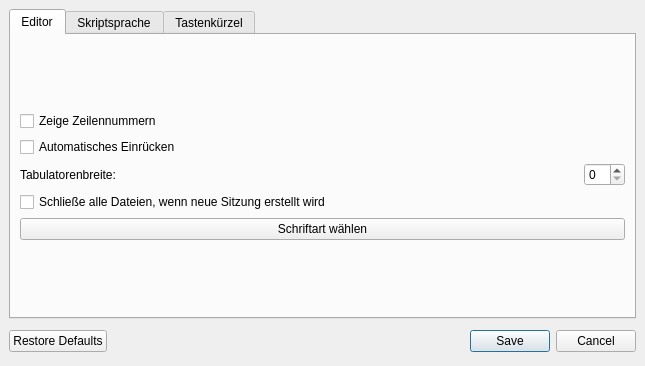
<?xml version="1.0" encoding="UTF-8"?>
<ui version="4.0">
 <author>Tamino Dauth</author>
 <class>EditorSettingsDialog</class>
 <widget class="QDialog" name="EditorSettingsDialog">
  <property name="geometry">
   <rect>
    <x>0</x>
    <y>0</y>
    <width>645</width>
    <height>366</height>
   </rect>
  </property>
  <property name="windowTitle">
   <string>Editor-Einstellungen</string>
  </property>
  <property name="windowIcon">
   <iconset resource="../vjasside.qrc">
    <normaloff>:/images/vjasside.png</normaloff>:/images/vjasside.png</iconset>
  </property>
  <property name="sizeGripEnabled">
   <bool>false</bool>
  </property>
  <property name="modal">
   <bool>true</bool>
  </property>
  <widget class="QTabWidget" name="tabWidget">
   <property name="geometry">
    <rect>
     <x>9</x>
     <y>9</y>
     <width>627</width>
     <height>310</height>
    </rect>
   </property>
   <property name="currentIndex">
    <number>0</number>
   </property>
   <widget class="QWidget" name="editor">
    <attribute name="title">
     <string>Editor</string>
    </attribute>
    <layout class="QGridLayout">
     <item row="0" column="0">
      <layout class="QVBoxLayout">
       <item>
        <widget class="QCheckBox" name="showLineNumbersCheckBox">
         <property name="text">
          <string>Zeige Zeilennummern</string>
         </property>
        </widget>
       </item>
       <item>
        <widget class="QCheckBox" name="automaticIndentionCheckBox">
         <property name="text">
          <string>Automatisches Einrücken</string>
         </property>
        </widget>
       </item>
       <item>
        <layout class="QHBoxLayout">
         <item>
          <widget class="QLabel" name="tabStopWidthLabel">
           <property name="text">
            <string>Tabulatorenbreite:</string>
           </property>
          </widget>
         </item>
         <item>
          <spacer>
           <property name="orientation">
            <enum>Qt::Horizontal</enum>
           </property>
           <property name="sizeHint" stdset="0">
            <size>
             <width>40</width>
             <height>20</height>
            </size>
           </property>
          </spacer>
         </item>
         <item>
          <widget class="QSpinBox" name="tabStopWidthSpinBox"/>
         </item>
        </layout>
       </item>
       <item>
        <widget class="QCheckBox" name="closeFilesWhenCreatingANewSessionCheckBox">
         <property name="text">
          <string>Schließe alle Dateien, wenn neue Sitzung erstellt wird</string>
         </property>
        </widget>
       </item>
       <item>
        <widget class="QPushButton" name="selectFontPushButton">
         <property name="text">
          <string>Schriftart wählen</string>
         </property>
        </widget>
       </item>
      </layout>
     </item>
    </layout>
   </widget>
   <widget class="QWidget" name="scriptingLanguage">
    <attribute name="title">
     <string>Skriptsprache</string>
    </attribute>
    <layout class="QGridLayout">
     <item row="0" column="0">
      <widget class="QGroupBox" name="syntaxSchemataGroupBox">
       <property name="title">
        <string>Syntax-Schemas</string>
       </property>
       <layout class="QGridLayout">
        <item row="0" column="0" colspan="2">
         <layout class="QVBoxLayout">
          <item>
           <layout class="QHBoxLayout">
            <item>
             <widget class="QLabel" name="schemaLabel">
              <property name="text">
               <string>Schema:</string>
              </property>
             </widget>
            </item>
            <item>
             <widget class="QComboBox" name="schemaComboBox"/>
            </item>
            <item>
             <widget class="QPushButton" name="newSchemaPushButton">
              <property name="text">
               <string>Neu</string>
              </property>
             </widget>
            </item>
            <item>
             <widget class="QPushButton" name="deleteSchemaPushButton">
              <property name="text">
               <string>Löschen</string>
              </property>
             </widget>
            </item>
            <item>
             <widget class="QPushButton" name="renameSchemaPushButton">
              <property name="text">
               <string>Umbenennen</string>
              </property>
             </widget>
            </item>
            <item>
             <widget class="QPushButton" name="importSchemaPushButton">
              <property name="text">
               <string>Importieren</string>
              </property>
             </widget>
            </item>
            <item>
             <widget class="QPushButton" name="exportSchemaPushButton">
              <property name="text">
               <string>Exportieren</string>
              </property>
             </widget>
            </item>
           </layout>
          </item>
          <item>
           <layout class="QHBoxLayout">
            <item>
             <widget class="QLabel" name="formatLabel">
              <property name="text">
               <string>Format:</string>
              </property>
             </widget>
            </item>
            <item>
             <widget class="QComboBox" name="formatComboBox">
              <item>
               <property name="text">
                <string>Text</string>
               </property>
              </item>
              <item>
               <property name="text">
                <string>Ganzzahl</string>
               </property>
              </item>
              <item>
               <property name="text">
                <string>Fließkommazahl</string>
               </property>
              </item>
              <item>
               <property name="text">
                <string>Schriftzeichen</string>
               </property>
              </item>
              <item>
               <property name="text">
                <string>Zeichenkette</string>
               </property>
              </item>
              <item>
               <property name="text">
                <string>Kommentar</string>
               </property>
              </item>
              <item>
               <property name="text">
                <string>Operator</string>
               </property>
              </item>
              <item>
               <property name="text">
                <string>Schlüsselwort</string>
               </property>
              </item>
              <item>
               <property name="text">
                <string>vJass-Schlüsselwort</string>
               </property>
              </item>
              <item>
               <property name="text">
                <string>Präprozessor</string>
               </property>
              </item>
              <item>
               <property name="text">
                <string>Präprozessor-Schlüsselwort</string>
               </property>
              </item>
              <item>
               <property name="text">
                <string>Präprozessor-Argument</string>
               </property>
              </item>
              <item>
               <property name="text">
                <string>Dokumentationskommentar</string>
               </property>
              </item>
              <item>
               <property name="text">
                <string>Dokumentationskommentar-Schlüsselwort</string>
               </property>
              </item>
              <item>
               <property name="text">
                <string>Dokumentationskommentar-Ausdruck</string>
               </property>
              </item>
             </widget>
            </item>
            <item>
             <widget class="QPushButton" name="formatPushButton">
              <property name="text">
               <string>Format</string>
              </property>
             </widget>
            </item>
           </layout>
          </item>
         </layout>
        </item>
        <item row="1" column="0">
         <widget class="QGroupBox" name="templateGroupBox">
          <property name="title">
           <string>Vorlagen</string>
          </property>
          <layout class="QGridLayout">
           <item row="0" column="0" colspan="3">
            <widget class="QListWidget" name="templateListWidget">
             <property name="spacing">
              <number>0</number>
             </property>
             <property name="modelColumn">
              <number>0</number>
             </property>
            </widget>
           </item>
           <item row="1" column="0">
            <widget class="QPushButton" name="addTemplatePushButton">
             <property name="text">
              <string>Hinzufügen</string>
             </property>
             <property name="icon">
              <iconset resource="../vjasside.qrc">
               <normaloff>:/images/actions/list-add.png</normaloff>:/images/actions/list-add.png</iconset>
             </property>
            </widget>
           </item>
           <item row="1" column="2">
            <widget class="QPushButton" name="removeTemplatesPushButton">
             <property name="text">
              <string>Entfernen</string>
             </property>
             <property name="icon">
              <iconset resource="../vjasside.qrc">
               <normaloff>:/images/actions/list-remove.png</normaloff>:/images/actions/list-remove.png</iconset>
             </property>
            </widget>
           </item>
           <item row="1" column="1">
            <widget class="QPushButton" name="editTemplatePushButton">
             <property name="text">
              <string>Bearbeiten</string>
             </property>
            </widget>
           </item>
          </layout>
         </widget>
        </item>
        <item row="1" column="1">
         <widget class="QGroupBox" name="listGroupBox">
          <property name="title">
           <string>Listen</string>
          </property>
          <layout class="QGridLayout">
           <item row="0" column="0">
            <widget class="QListWidget" name="listListWidget"/>
           </item>
           <item row="1" column="0">
            <widget class="QPushButton" name="editListPushButton">
             <property name="text">
              <string>Bearbeiten</string>
             </property>
            </widget>
           </item>
          </layout>
         </widget>
        </item>
       </layout>
      </widget>
     </item>
    </layout>
   </widget>
   <widget class="QWidget" name="shortcuts">
    <attribute name="title">
     <string>Tastenkürzel</string>
    </attribute>
    <widget class="QGroupBox" name="groupBox">
     <property name="geometry">
      <rect>
       <x>9</x>
       <y>206</y>
       <width>605</width>
       <height>68</height>
      </rect>
     </property>
     <property name="title">
      <string>Tastenkombination</string>
     </property>
     <layout class="QGridLayout">
      <item row="0" column="0">
       <layout class="QHBoxLayout">
        <item>
         <widget class="QRadioButton" name="noneRadioButton">
          <property name="text">
           <string>Kein</string>
          </property>
         </widget>
        </item>
        <item>
         <widget class="QRadioButton" name="standardRadioButton">
          <property name="text">
           <string>Standard</string>
          </property>
         </widget>
        </item>
        <item>
         <widget class="QRadioButton" name="userDefinedRadioButtom">
          <property name="text">
           <string>Benutzerdefiniert</string>
          </property>
         </widget>
        </item>
        <item>
         <widget class="QPushButton" name="shortcutPushButton">
          <property name="text">
           <string/>
          </property>
         </widget>
        </item>
        <item>
         <spacer>
          <property name="orientation">
           <enum>Qt::Horizontal</enum>
          </property>
          <property name="sizeHint" stdset="0">
           <size>
            <width>40</width>
            <height>20</height>
           </size>
          </property>
         </spacer>
        </item>
       </layout>
      </item>
     </layout>
    </widget>
    <widget class="QTreeWidget" name="shortcutTreeWidget">
     <property name="geometry">
      <rect>
       <x>10</x>
       <y>10</y>
       <width>601</width>
       <height>192</height>
      </rect>
     </property>
     <column>
      <property name="text">
       <string>Aktion</string>
      </property>
     </column>
     <column>
      <property name="text">
       <string>Tastenkürzel</string>
      </property>
     </column>
     <column>
      <property name="text">
       <string>Alternative</string>
      </property>
     </column>
    </widget>
   </widget>
  </widget>
  <widget class="QDialogButtonBox" name="dialogButtonBox">
   <property name="geometry">
    <rect>
     <x>9</x>
     <y>325</y>
     <width>627</width>
     <height>32</height>
    </rect>
   </property>
   <property name="orientation">
    <enum>Qt::Horizontal</enum>
   </property>
   <property name="standardButtons">
    <set>QDialogButtonBox::Cancel|QDialogButtonBox::RestoreDefaults|QDialogButtonBox::Save</set>
   </property>
  </widget>
 </widget>
 <tabstops>
  <tabstop>tabWidget</tabstop>
  <tabstop>schemaComboBox</tabstop>
  <tabstop>newSchemaPushButton</tabstop>
  <tabstop>deleteSchemaPushButton</tabstop>
  <tabstop>dialogButtonBox</tabstop>
 </tabstops>
 <resources>
  <include location="../vjasside.qrc"/>
 </resources>
 <connections>
  <connection>
   <sender>dialogButtonBox</sender>
   <signal>accepted()</signal>
   <receiver>EditorSettingsDialog</receiver>
   <slot>accept()</slot>
   <hints>
    <hint type="sourcelabel">
     <x>615</x>
     <y>341</y>
    </hint>
    <hint type="destinationlabel">
     <x>643</x>
     <y>316</y>
    </hint>
   </hints>
  </connection>
  <connection>
   <sender>dialogButtonBox</sender>
   <signal>rejected()</signal>
   <receiver>EditorSettingsDialog</receiver>
   <slot>reject()</slot>
   <hints>
    <hint type="sourcelabel">
     <x>574</x>
     <y>337</y>
    </hint>
    <hint type="destinationlabel">
     <x>576</x>
     <y>361</y>
    </hint>
   </hints>
  </connection>
 </connections>
</ui>
